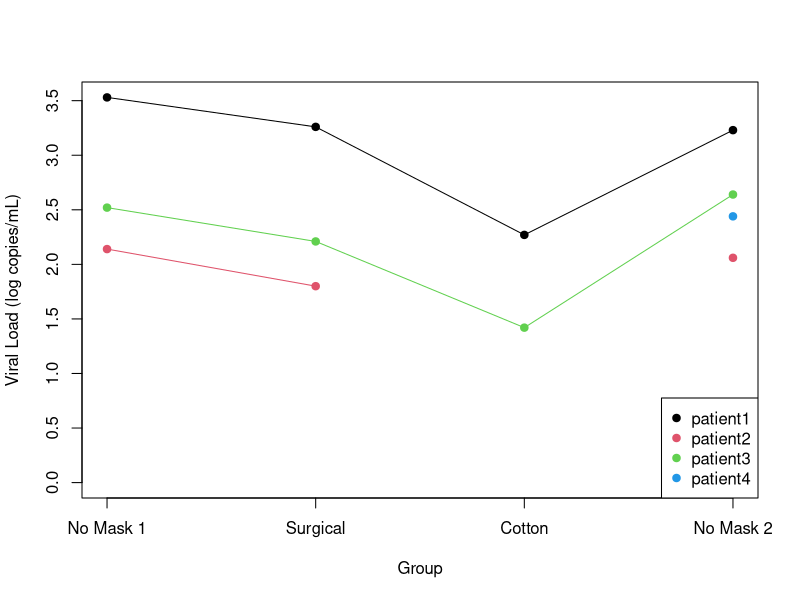
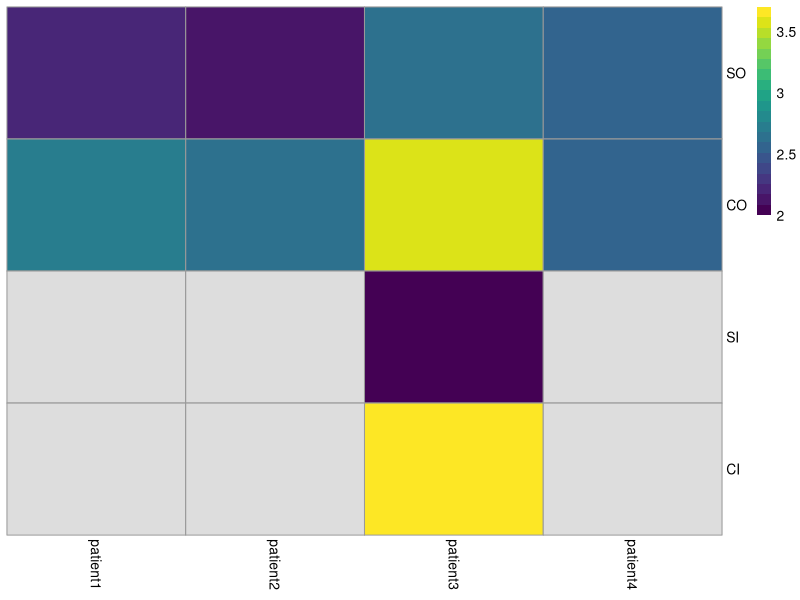

Source code (R) for these figures, in order:
#!/usr/bin/env Rscript

petri_plot <- function(data) {
  petri_data <- data[paste0("petri", 1:4), ]
  plot(
    c(), c(),
    xlim = c(1, ncol(data)),
    ylim = c(0, max(petri_data, na.rm = TRUE)),
    xaxt = "n",
    xlab = "Group",
    ylab = "Viral Load (log copies/mL)")
  axis(side = 1, at = 1:4, labels = c("No Mask 1", "Surgical", "Cotton", "No Mask 2"))
  legend(x = "bottomright", legend = colnames(petri_data), col=1:ncol(petri_data), pch=19)
  for (idx in 1:ncol(petri_data)) {
    points(1:ncol(petri_data), petri_data[, idx], col=idx, pch=19)
    lines(1:ncol(petri_data), petri_data[, idx], col=idx)
  }
}

mask_plot <- function(data) {
  mask_data <- data[c("SO", "CO", "SI", "CI"), ]
  pheatmap::pheatmap(
    mat = mask_data,
    cluster_rows = FALSE,
    cluster_cols = FALSE,
    color = viridis::viridis(20))
}

data <- read.csv("viral_load.csv", header=TRUE, row.names=1)
petri_plot(data)
mask_plot(data)
